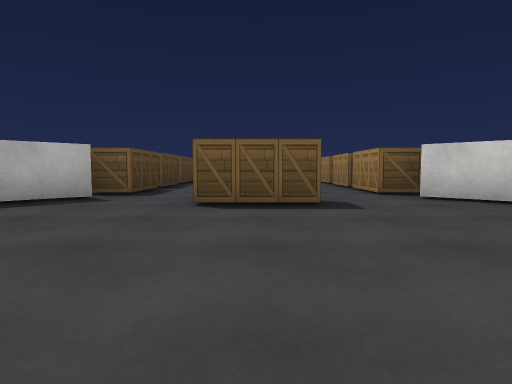
[1] (above)

16 first-person views from a walk through a Unity game level. The camera is 0.58 m above the floor, tilts 4° down and sees 75° across. The floor is counted in squares, 1 m on a side. Each view is taken from the middle of a square. On the plan, view 1 faces up. The plan holds only what a view shows up to about 9 squares ahead; the rest is blank. The place goes on beyond the plan. The player is left out. Surface patterns are stand-ins for the level's own textures.

[2]
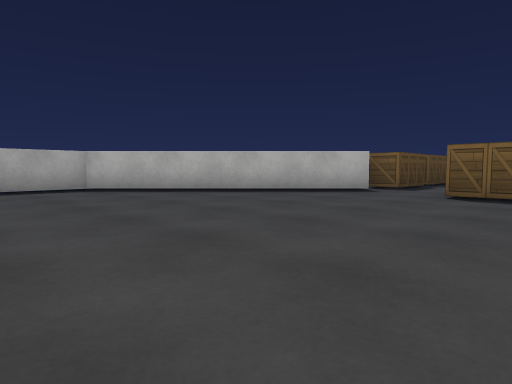

[3]
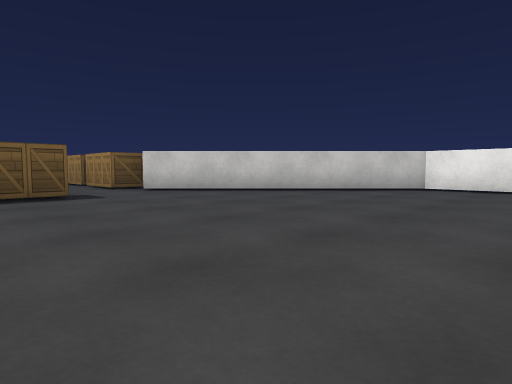

[4]
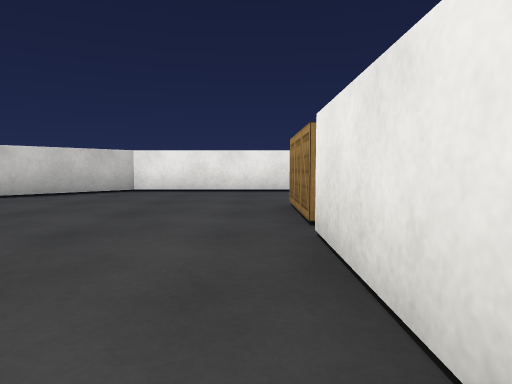

[5]
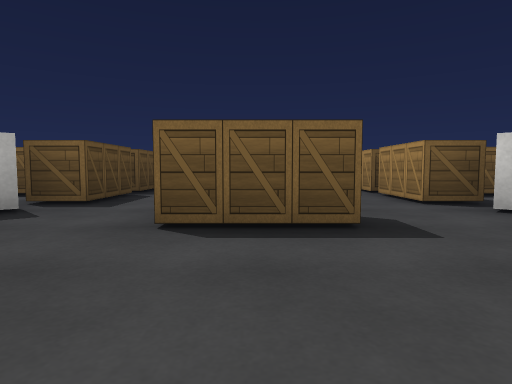

[6]
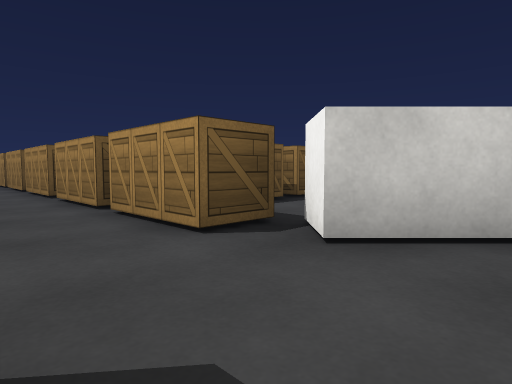

[7]
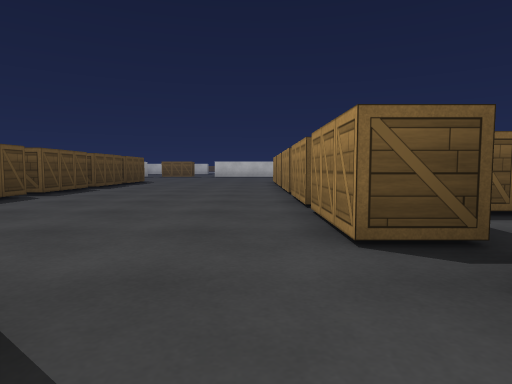

[8]
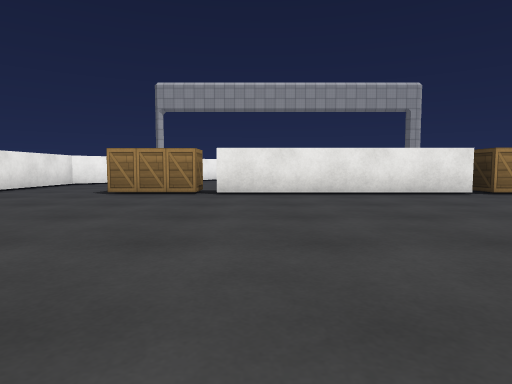

[9]
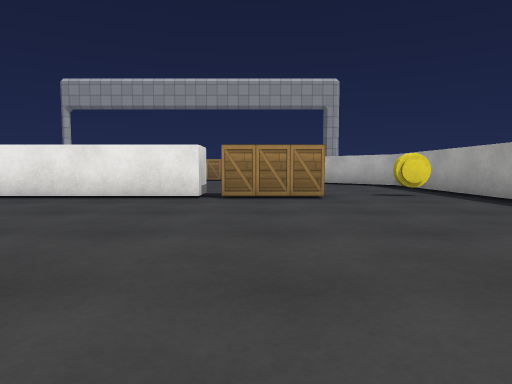

[10]
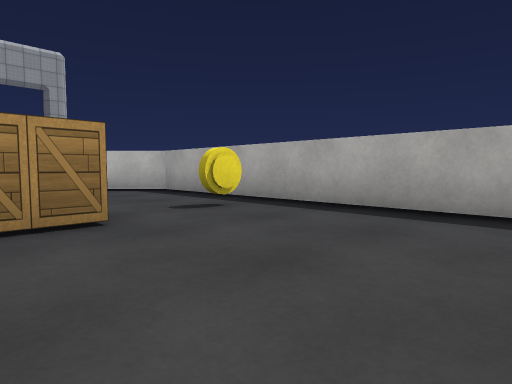

[11]
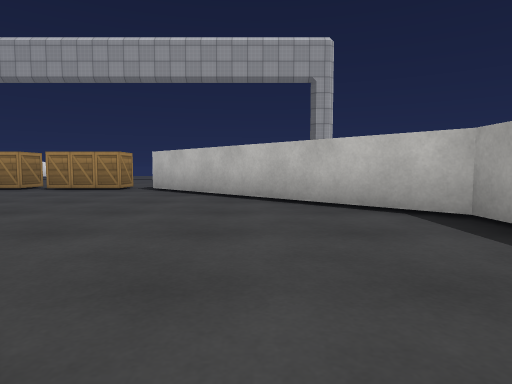

[12]
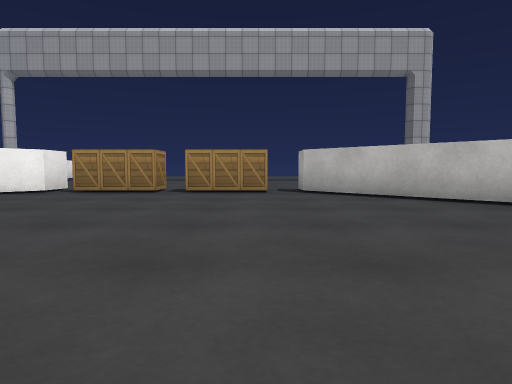

[13]
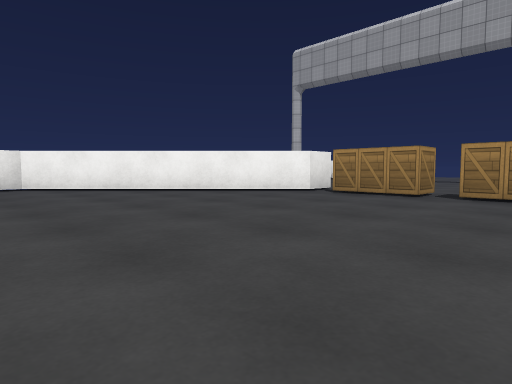

[14]
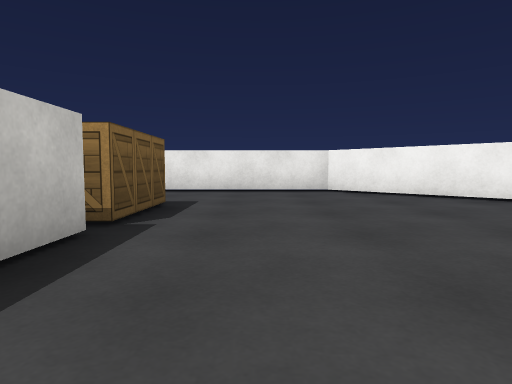

[15]
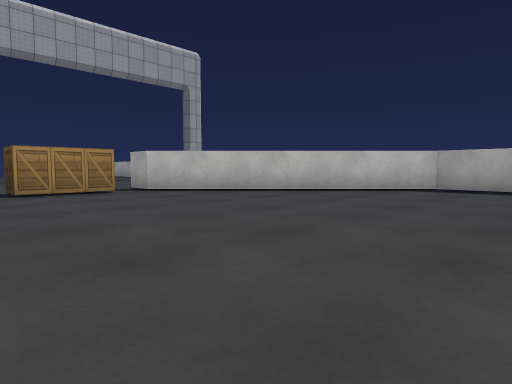

[16]
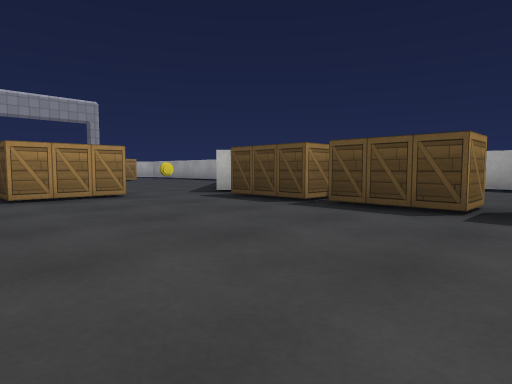

### Floor plan
Points are (right, up) in squares from view 1. A wall is a line through its corners. A room is listed if a view was taken in it or the views show most of it. See-through windows are left out.
Room 1 (views 1, 2, 3, 4, 5, 6, 7, 8, 9, 10, 11, 12, 13, 14, 15, 16)
walls: (-2.9, -3.5) (-2.9, -2.5) (3, -2.5); (3, -3.5) (1.9, -3.5); (-3.1, 6.5) (-8.5, 1.1) (-8.5, -6.8) (-3.1, -12.2); (3.2, -12.2) (8.5, -6.8) (8.5, 1.1) (3.2, 6.4) (3.9, 7.2); (-8.5, 11.6) (-8.5, 11)
objects: other object (-7, -3); box (-5, -3) to (-4, -3); box (-5, 9) to (-5, 10); box (-4, 7) to (-3, 9); box (-4, 10) to (-3, 12); box (-4, 13) to (-3, 13); box (-2, -12) to (-1, -12); box (-1, 6) to (1, 6); box (1, -12) to (2, -12); box (3, 7) to (4, 9); box (3, 10) to (3, 12); box (3, 13) to (4, 13); box (4, -3) to (5, -3); box (5, 9) to (6, 10); box (7, 9) to (8, 10)

Where each view was taken, in squares from view 1:
view 1: 0 up, 0 right, facing up
view 2: 2 down, 1 right, facing up-left
view 3: 2 down, 1 left, facing up-right
view 4: 2 down, 0 right, facing right
view 5: 2 up, 0 right, facing up
view 6: 5 up, 1 right, facing up-right
view 7: 5 up, 2 right, facing up
view 8: 5 up, 2 right, facing down
view 9: 4 up, 4 left, facing down
view 10: 1 up, 4 left, facing down-left
view 11: 3 down, 6 left, facing down
view 12: 4 down, 2 left, facing down
view 13: 5 down, 2 left, facing down-right
view 14: 5 down, 0 right, facing right
view 15: 4 down, 1 right, facing down-left
view 16: 13 up, 2 right, facing down-left
